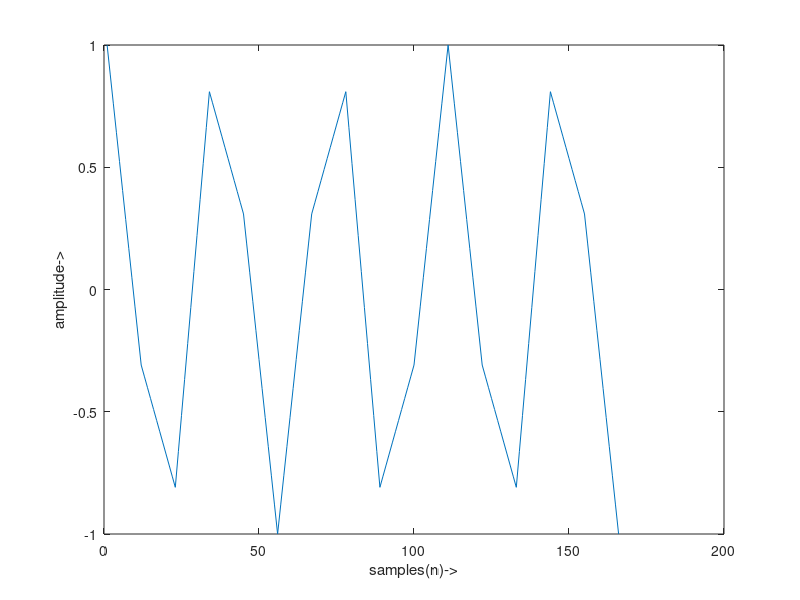

The MATLAB source for this figure: (Note: this script raises an error after producing the figure.)
% 19ucc023
% Mohit Akhouri
% Experiment 1 - Observation 3

clc;
clear all;
close all;

A = 1; % defining amplitude
n_cycles = 5; % defining number of cycles
fs_ideal = 100000; % defining ideal frequency
f = 3000; % defining message signal frequency

% generating ideal signal

n_ideal = 0:1:floor(n_cycles*(fs_ideal/f))-1;
x_ideal = A*cos(2*pi*f*n_ideal*(1/fs_ideal));

% generating sampled signals
fs1 = 10000;
ns1 = 0:1:floor(n_cycles*(fs1/f))-1;
x_sampled_1 = A*cos(2*pi*f*ns1*(1/fs1));

fs2 = 6000;
ns2 = 0:1:floor(n_cycles*(fs2/f))-1;
x_sampled_2 = A*cos(2*pi*f*ns2*(1/fs2));

fs3 = 12000;
ns3 = 0:1:floor(n_cycles*(fs3/f))-1;
x_sampled_3 = A*cos(2*pi*f*ns3*(1/fs3));

fs4 = 4000;
ns4 = 0:1:floor(n_cycles*(fs4/f))-1;
x_sampled_4 = A*cos(2*pi*f*ns4*(1/fs4));

fs5 = 5000;
ns5 = 0:1:floor(n_cycles*(fs5/f))-1;
x_sampled_5 = A*cos(2*pi*f*ns5*(1/fs5));

% generating the parameters x and xq for use in interp1 function for
% different sampling rates
x_s1 = 0:1:max(ns1);
xq_s1 = 0:max(ns1)/max(n_ideal):max(ns1);

x_s2 = 0:1:max(ns2);
xq_s2 = 0:max(ns2)/max(n_ideal):max(ns2);

x_s3 = 0:1:max(ns3);
xq_s3 = 0:max(ns3)/max(n_ideal):max(ns3);

x_s4 = 0:1:max(ns4);
xq_s4 = 0:max(ns4)/max(n_ideal):max(ns4);

x_s5 = 0:1:max(ns5);
xq_s5 = 0:max(ns5)/max(n_ideal):max(ns5);

inter_method = 'linear'; % using linear interpolation method

inter_s1 = interp1(x_s1,x_sampled_1,xq_s1,inter_method); % interpolated signal for Fs = 10000 Hz
inter_s2 = interp1(x_s2,x_sampled_2,xq_s2,inter_method); % interpolated signal for Fs = 6000 Hz
inter_s3 = interp1(x_s3,x_sampled_3,xq_s3,inter_method); % interpolated signal for Fs = 12000 Hz
inter_s4 = interp1(x_s4,x_sampled_4,xq_s4,inter_method); % interpolated signal for Fs = 4000 Hz
inter_s5 = interp1(x_s5,x_sampled_5,xq_s5,inter_method); % interpolated signal for Fs = 5000 Hz

mse_s1 = mean((x_ideal - inter_s1).^2); % MSE for Fs = 10000 Hz
mse_s2 = mean((x_ideal - inter_s2).^2); % MSE for Fs = 6000 Hz
mse_s3 = mean((x_ideal - inter_s3).^2); % MSE for Fs = 12000 Hz
mse_s4 = mean((x_ideal - inter_s4).^2); % MSE for Fs = 4000 Hz
mse_s5 = mean((x_ideal - inter_s5).^2); % MSE for Fs = 5000 Hz

% plotting the interpolated signals for different sampling frequencies
figure;
plot(inter_s1);
xlabel('samples(n)->');
ylabel('amplitude->');
title('19ucc023 - Mohit Akhouri','interpolated signal for F_{s}=10000 Hz');
grid on;

figure;
plot(inter_s2);
xlabel('samples(n)->');
ylabel('amplitude->');
title('19ucc023 - Mohit Akhouri','interpolated signal for F_{s}=6000 Hz');
grid on;

figure;
plot(inter_s3);
xlabel('samples(n)->');
ylabel('amplitude->');
title('19ucc023 - Mohit Akhouri','interpolated signal for F_{s}=12000 Hz');
grid on;

figure;
plot(inter_s4);
xlabel('samples(n)->');
ylabel('amplitude->');
title('19ucc023 - Mohit Akhouri','interpolated signal for F_{s}=4000 Hz');
grid on;

figure;
plot(inter_s5);
xlabel('samples(n)->');
ylabel('amplitude->');
title('19ucc023 - Mohit Akhouri','interpolated signal for F_{s}=5000 Hz');
grid on;

% plotting the MSE vs. Fs graph for LINEAR INTERPOLATION METHOD
figure;
stem(fs1,mse_s1,'Linewidth',1.5);
hold on;
stem(fs2,mse_s2,'Linewidth',1.5);
hold on;
stem(fs3,mse_s3,'Linewidth',1.5);
hold on;
stem(fs4,mse_s4,'Linewidth',1.5);
hold on;
stem(fs5,mse_s5,'Linewidth',1.5);

xlabel('F_{s} ->');
ylabel('MSE->');
title('19ucc023 - Mohit Akhouri','MSE vs. F_{s} for different sampling rates');
grid on;





